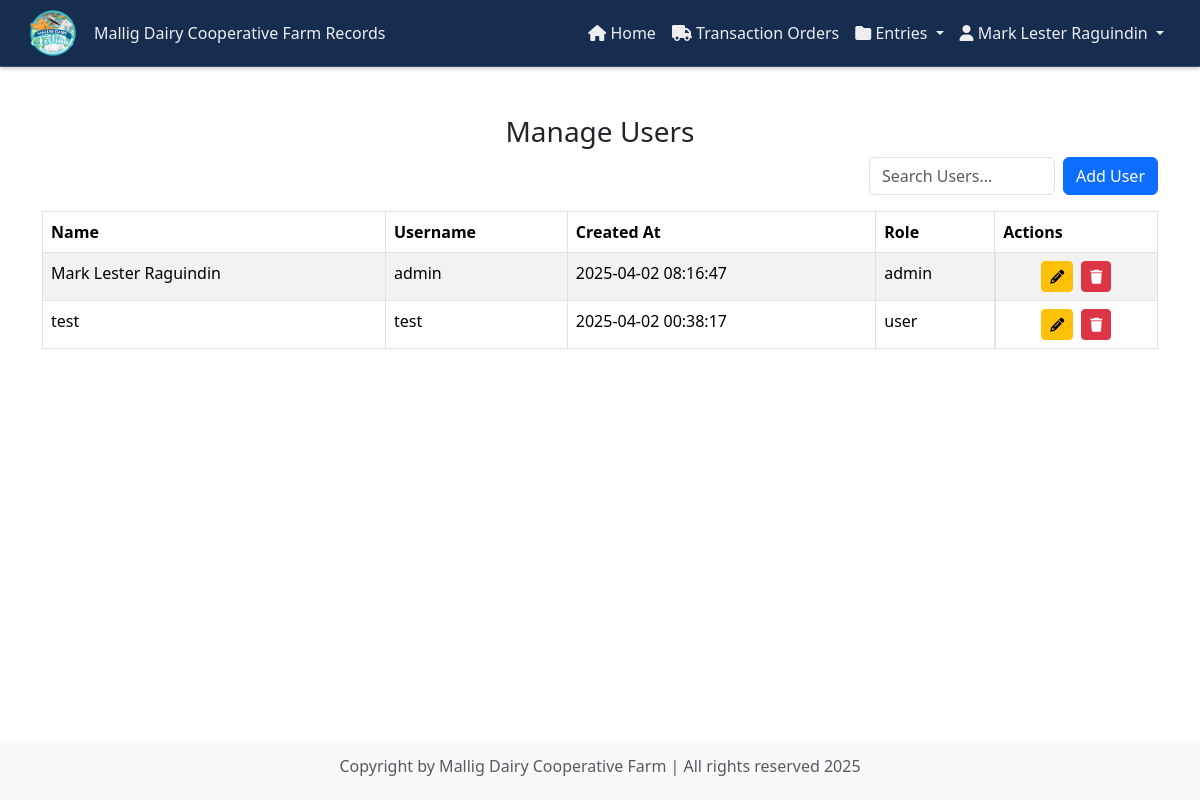
/admin/manage_users.php (signed in), run on an earlier commit of the app's database.
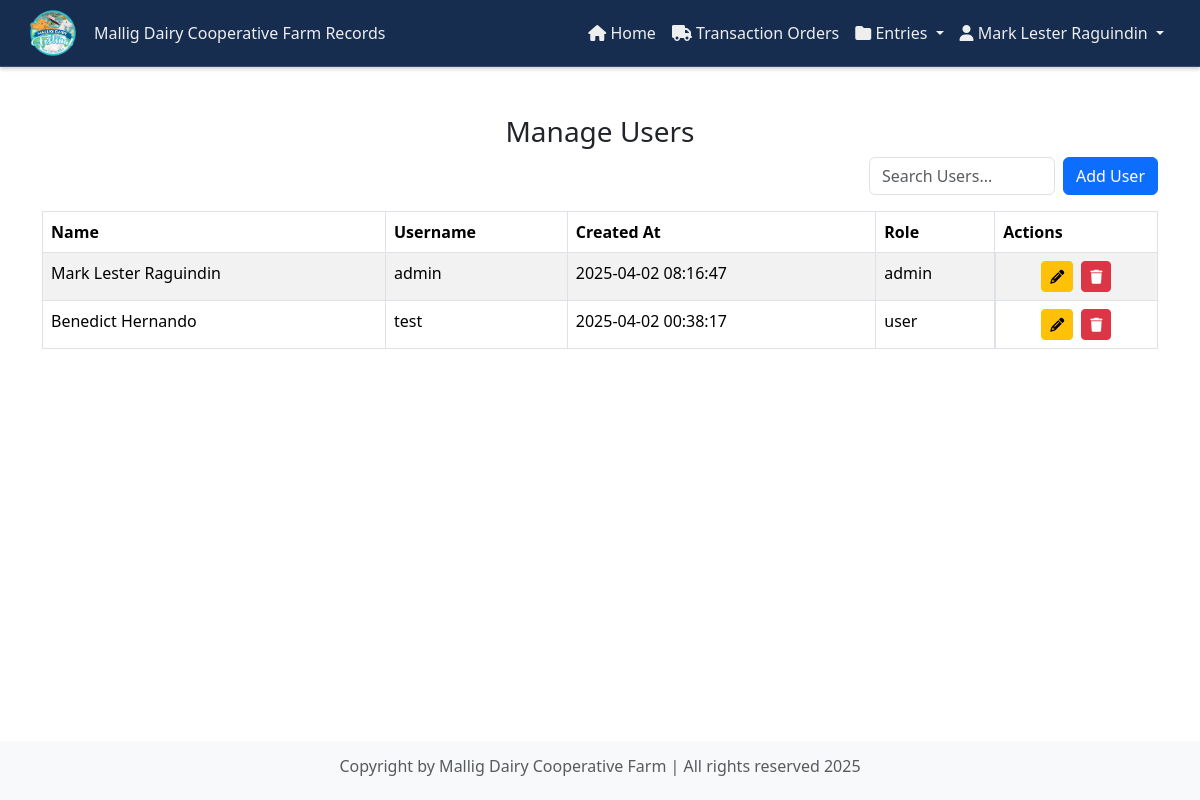
And on a later commit of the database.
### tables this page shows
CREATE TABLE `users` (
  `user_id` int(11) NOT NULL,
  `name` varchar(255) NOT NULL,
  `username` varchar(255) NOT NULL,
  `password` varchar(255) NOT NULL,
  `created_at` datetime NOT NULL,
  `role` varchar(20) DEFAULT NULL
);

### admin/manage_users.php (the view, shortened to what this page needs)
<?php
include '../components/config.php';
$query = "SELECT * FROM users";
$result = mysqli_query($con, $query);
?>
<!DOCTYPE html>
<html lang="en">
<head>
    <link rel="stylesheet" href="https://cdnjs.cloudflare.com/ajax/libs/font-awesome/6.0.0-beta3/css/all.min.css" />
    <link rel="stylesheet" href="https://cdnjs.cloudflare.com/ajax/libs/font-awesome/6.0.0-beta3/css/fontawesome.min.css" />
    <link href="https://cdn.jsdelivr.net/npm/bootstrap@5.3.0-alpha1/dist/css/bootstrap.min.css" rel="stylesheet">
    <link rel="stylesheet" href="https://cdnjs.cloudflare.com/ajax/libs/font-awesome/6.0.0-beta3/css/all.min.css">
    <link href="https://cdnjs.cloudflare.com/ajax/libs/font-awesome/6.0.0-beta3/css/all.min.css" rel="stylesheet">
    <link href="https://cdnjs.cloudflare.com/ajax/libs/bootstrap/5.3.2/css/bootstrap.min.css" rel="stylesheet">
    <link rel="stylesheet" href="https://cdnjs.cloudflare.com/ajax/libs/font-awesome/6.7.2/css/all.min.css">
    <link rel="stylesheet" href="../style/header.css">
</head>
<body>
    <?php include '../components/admin_header.php'; ?>
    <div class="container mt-5">
        <h3 class="text-center">Manage Users</h3>
        <div class="text-end mb-3 d-flex align-items-center justify-content-end gap-2">
            <div class="col-md-2">
                <input type="text" id="searchInput" class="form-control" placeholder="Search Users...">
            </div>
            <button class="btn btn-primary" data-bs-toggle="modal" data-bs-target="#addUserModal">Add User</button>
        </div>
        <table class="table table-bordered table-striped">
            <thead>
                <tr>
                    <th>Name</th>
                    <th>Username</th>
                    <th>Created At</th>
                    <th>Role</th>
                    <th>Actions</th>
                </tr>
            </thead>
            <tbody>
                <?php while ($row = mysqli_fetch_assoc($result)) { ?>
                    <tr>
                        <td><?php echo htmlspecialchars($row['name']); ?></td>
                        <td><?php echo htmlspecialchars($row['username']); ?></td>
                        <td><?php echo htmlspecialchars($row['created_at']); ?></td>
                        <td><?php echo htmlspecialchars($row['role']); ?></td>
                        <td class="d-flex justify-content-center align-items-center gap-2">
                            <button class="btn btn-warning btn-sm" data-bs-toggle="modal" data-bs-target="#editUserModal<?php echo $row['user_id']; ?>">
                                <i class="fas fa-pencil"></i>
                            </button>
                            <button class="btn btn-danger btn-sm" onclick="deleteUser(<?php echo $row['user_id']; ?>)">
                                <i class="fas fa-trash"></i>
                            </button>
                        </td>
                    </tr>
                <?php } ?>
            </tbody>
        </table>
    </div>
    <?php include '../components/footer.php'; ?>
</body>
</html>

What changed in the data, as far as the page shows it:
changed users "test": name "test" → "Benedict Hernando"
